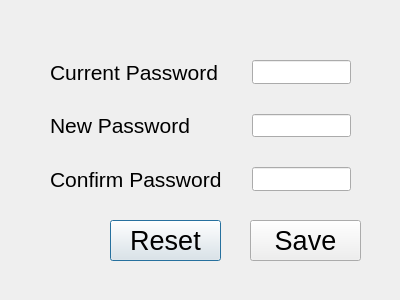
<?xml version="1.0" encoding="UTF-8"?>
<ui version="4.0">
 <class>change_password</class>
 <widget class="QDialog" name="change_password">
  <property name="geometry">
   <rect>
    <x>0</x>
    <y>0</y>
    <width>400</width>
    <height>300</height>
   </rect>
  </property>
  <property name="windowTitle">
   <string>Dialog</string>
  </property>
  <widget class="QWidget" name="formLayoutWidget">
   <property name="geometry">
    <rect>
     <x>40</x>
     <y>50</y>
     <width>321</width>
     <height>151</height>
    </rect>
   </property>
   <layout class="QFormLayout" name="formLayout">
    <property name="horizontalSpacing">
     <number>30</number>
    </property>
    <property name="verticalSpacing">
     <number>30</number>
    </property>
    <property name="leftMargin">
     <number>10</number>
    </property>
    <property name="topMargin">
     <number>10</number>
    </property>
    <property name="rightMargin">
     <number>10</number>
    </property>
    <property name="bottomMargin">
     <number>10</number>
    </property>
    <item row="0" column="0">
     <widget class="QLabel" name="label">
      <property name="font">
       <font>
        <pointsize>16</pointsize>
       </font>
      </property>
      <property name="text">
       <string>Current Password</string>
      </property>
     </widget>
    </item>
    <item row="0" column="1">
     <widget class="QLineEdit" name="current_pass">
      <property name="font">
       <font>
        <pointsize>14</pointsize>
       </font>
      </property>
     </widget>
    </item>
    <item row="1" column="0">
     <widget class="QLabel" name="label_2">
      <property name="font">
       <font>
        <pointsize>16</pointsize>
       </font>
      </property>
      <property name="text">
       <string>New Password</string>
      </property>
     </widget>
    </item>
    <item row="1" column="1">
     <widget class="QLineEdit" name="new_pass">
      <property name="font">
       <font>
        <pointsize>14</pointsize>
       </font>
      </property>
     </widget>
    </item>
    <item row="2" column="0">
     <widget class="QLabel" name="label_3">
      <property name="font">
       <font>
        <pointsize>16</pointsize>
       </font>
      </property>
      <property name="text">
       <string>Confirm Password</string>
      </property>
     </widget>
    </item>
    <item row="2" column="1">
     <widget class="QLineEdit" name="confirm_pass">
      <property name="font">
       <font>
        <pointsize>14</pointsize>
       </font>
      </property>
     </widget>
    </item>
   </layout>
  </widget>
  <widget class="QPushButton" name="btn_reset">
   <property name="geometry">
    <rect>
     <x>110</x>
     <y>220</y>
     <width>111</width>
     <height>41</height>
    </rect>
   </property>
   <property name="font">
    <font>
     <pointsize>20</pointsize>
    </font>
   </property>
   <property name="text">
    <string>Reset</string>
   </property>
  </widget>
  <widget class="QPushButton" name="btn_save">
   <property name="geometry">
    <rect>
     <x>250</x>
     <y>220</y>
     <width>111</width>
     <height>41</height>
    </rect>
   </property>
   <property name="font">
    <font>
     <pointsize>20</pointsize>
    </font>
   </property>
   <property name="text">
    <string>Save</string>
   </property>
  </widget>
 </widget>
 <resources/>
 <connections/>
</ui>
